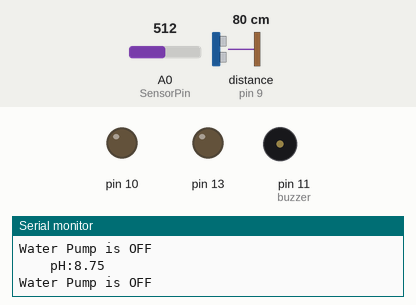
The sketch below on a simulated Arduino Uno, built with avr-gcc and run on an emulated ATmega328P. Shown: output pins drawn as LEDs (lit = HIGH), buzzer (waves = sounding, pin HIGH), the last lines printed to the serial monitor. Wiring (inferred from the names in the program): ultrasonic range finder: trigger pin 8; echo pin 9. Inputs (shaded band) come from the test bench; at power-on: distance to the obstacle (sensor on pin 9) 80 cm, A0 (SensorPin) = 512. The echo pulse lasts 58.3 µs per cm; the modem accepts every AT command (registered, SIM ready, sends succeed) and sends nothing else; pins used as bus, display or sensor lines are not drawn.

Above: at 5.3 s.
5.4 s: distance to the obstacle (sensor on pin 9) set to 24 cm
8.4 s: distance to the obstacle (sensor on pin 9) set to 20 cm
At 9.3 s:
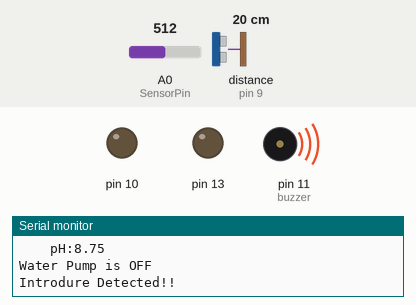
10.0 s: A0 (SensorPin) set to 480
11.5 s: A0 (SensorPin) set to 453
At 12.8 s:
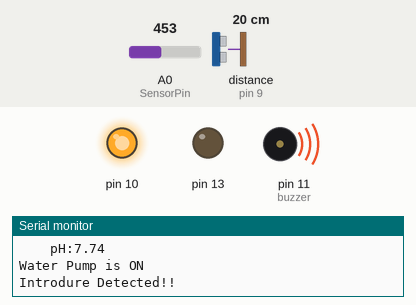
13.1 s: A0 (SensorPin) set to 511
At 14.4 s:
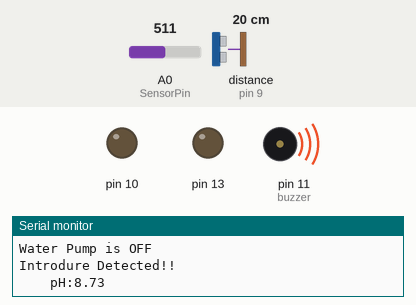
16.1 s: A0 (SensorPin) set to 306
At 17.0 s:
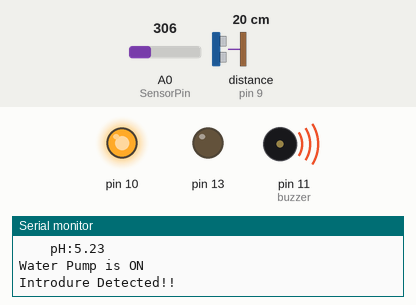
Timing chart, 0 to 18.7 s (numbered marks = the images above; inputs shaded):
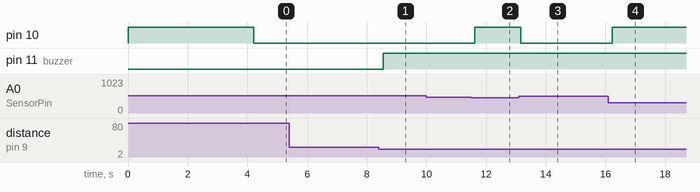

The sketch:

finalexam.ino
```cpp
#define SensorPin 0
const int trigPin = 8;
const int echoPin = 9;
const int buzzer = 11;
// the pH meter Analog output is connected with the Arduino’s Analog
unsigned long int avgValue;  //Store the average value of the sensor feedback
float b;
int buf[10],temp;
//
long duration;
int distance;
int safetyDistance;
#include <SoftwareSerial.h>
SoftwareSerial mySerial(3, 2);

void setup()
{
  pinMode(13,OUTPUT);
  Serial.begin(9600);
  Serial.println("Ready");    //Test the serial monitor
  pinMode(10, OUTPUT);
  digitalWrite(10, HIGH);
  delay(1000);
  //
  pinMode(trigPin, OUTPUT); // Sets the trigPin as an Output
  pinMode(echoPin, INPUT); // Sets the echoPin as an Input
  pinMode(buzzer, OUTPUT);
  Serial.begin(9600); // Starts the serial communication
  //
  Serial.begin(9600);


  mySerial.begin(9600);

  Serial.println("Initializing...");
  delay(1000);

  mySerial.println("AT");
  updateSerial();

  mySerial.println("AT+CMGF=1");
  updateSerial();
  mySerial.println("AT+CMGS=\"+919663580673\"");
  updateSerial();
  mySerial.print("Hydrophonics system");
  mySerial.println("pH Value: ");
  mySerial.print("14.00");
  mySerial.println("pH Value: ");
  mySerial.print("13.00");
  mySerial.println("pH Value: ");
  mySerial.print("18.00");
  updateSerial();
  mySerial.write(26);

}
void loop()
{
  for(int i=0;i<10;i++)       //Get 10 sample value from the sensor for smooth the value
  {
    buf[i]=analogRead(SensorPin);
    delay(10);
  }
  for(int i=0;i<9;i++)        //sort the analog from small to large
  {
    for(int j=i+1;j<10;j++)
    {
      if(buf[i]>buf[j])
      {
        temp=buf[i];
        buf[i]=buf[j];
        buf[j]=temp;
      }
    }
  }
  avgValue=0;
  for(int i=2;i<8;i++)                      //take the average value of 6 center sample
    avgValue+=buf[i];
  float phValue=(float)avgValue*5.0/1024/6; //convert the analog into millivolt
  phValue=3.5*phValue;                      //convert the millivolt into pH value
  Serial.print("    pH:");
  Serial.print(phValue,2);
  Serial.println(" ");
  if (phValue < 8)
  {
    digitalWrite(10, HIGH);
    Serial.println("Water Pump is ON ");
  }
  else
  {
    digitalWrite(10, LOW);
    Serial.println("Water Pump is OFF ");
  }


  //dist-buzzer
  // Clears the trigPin
  digitalWrite(trigPin, LOW);
  delayMicroseconds(2);

  // Sets the trigPin on HIGH state for 10 micro seconds
  digitalWrite(trigPin, HIGH);
  delayMicroseconds(10);
  digitalWrite(trigPin, LOW);

  // Reads the echoPin, returns the sound wave travel time in microseconds
  duration = pulseIn(echoPin, HIGH);

  // Calculating the distance
  distance= duration*0.034/2;

  safetyDistance = distance;
  if (safetyDistance <= 20)
  {
    digitalWrite(buzzer, HIGH);
    Serial.println("Introdure Detected!!");
  }
  else{
    digitalWrite(buzzer, LOW);
  }
  delay(50);


}
void updateSerial()
  {
    delay(500);
    while (Serial.available())
    {
      mySerial.write(Serial.read());
    }
    while(mySerial.available())
   {
     Serial.write(mySerial.read());
   }
}
```

Measured:
- the behaviour switches between 22 and 21 cm on distance to the obstacle (sensor on pin 9) (found by bisection; images 0 and 1)
- the behaviour switches between 469 and 468 on A0 (SensorPin) (found by bisection; images 1 and 2)
- after the input at 8.4 s, pin 11 (buzzer): LOW → HIGH after 0.15 s
- after the input at 11.5 s, pin 10: LOW → HIGH after 0.13 s
- after the input at 13.1 s, pin 10: HIGH → LOW after 0.06 s
- after the input at 16.1 s, pin 10: LOW → HIGH after 0.14 s
